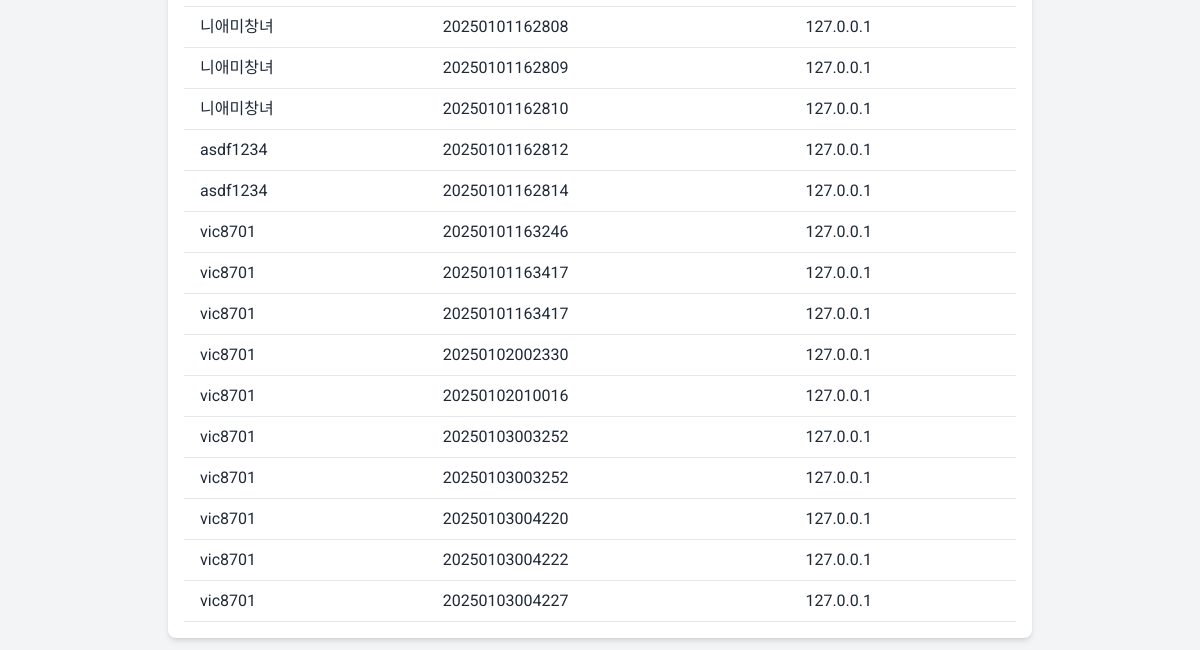
Before: /admin (signed in, lower part) with the older database file.
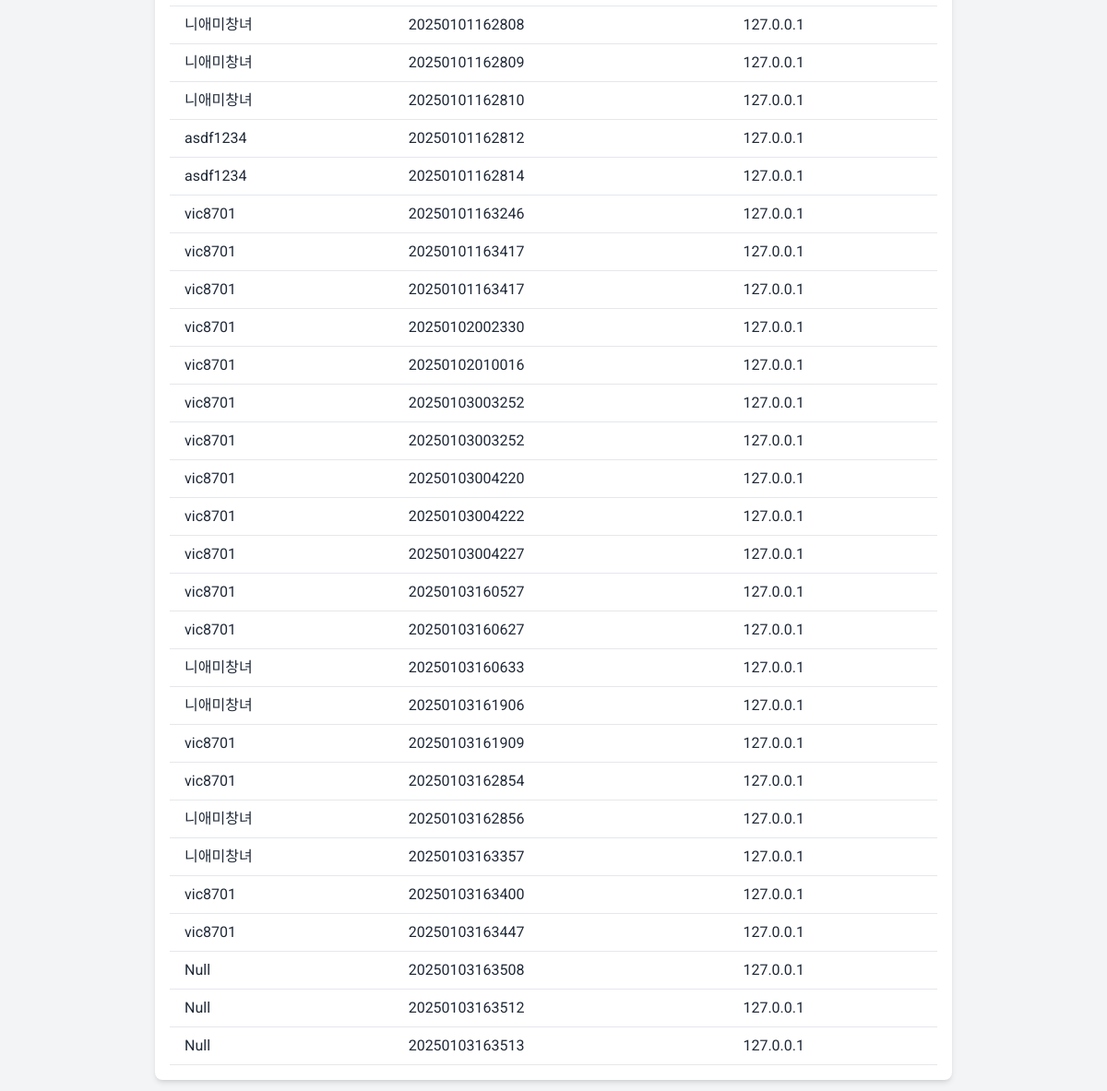
After: the same page with the newer database file.
### tables this page shows
CREATE TABLE iplogs
                        (userid text, ip text, date text);

### web.py (the view)
@app.route('/admin')
def admin_page():
    if session.get('id') is None:
        return redirect(url_for('home'))
    if not module_db.check_admin(session['id']):
        return redirect(url_for('home'))
    logs = module_db.getip_all_logs()
    return render_template('admin.html', logs=logs)

### db/module_db.py (called while the page is built)
def check_admin(id):
    conn = sqlite3.connect(db_path)
    cursor = conn.cursor()
    cursor.execute("SELECT * FROM user WHERE id=?", (id,))
    result = cursor.fetchone()
    conn.close()
    if result[5] == 1:
        return True
    else:
        return False

def getip_all_logs():
    conn = sqlite3.connect(db_path)
    cursor = conn.cursor()
    cursor.execute("SELECT * FROM iplogs")
    result = cursor.fetchall()
    conn.close()
    return result

### templates/admin.html (shortened to what this page needs)
<!DOCTYPE html>
<html lang="en">
<head>
    <script src="https://cdn.tailwindcss.com"></script>
</head>
<body class="bg-gray-100 text-gray-800">
    <div class="max-w-4xl mx-auto p-4">
        <div class="bg-white shadow-md rounded-lg p-4">
            <div class="overflow-x-auto">
                <table class="min-w-full bg-white">
                    <tbody>
                        {% for log in logs %}
                        <tr>
                            <td class="py-2 px-4 border-b border-gray-200">{{ log[0] }}</td>
                            <td class="py-2 px-4 border-b border-gray-200">{{ log[2] }}</td>
                            <td class="py-2 px-4 border-b border-gray-200">{{ log[1] }}</td>
                        </tr>
                        {% endfor %}
                    </tbody>
                </table>
            </div>
        </div>
    </div>
</body>
</html>

Changed rows visible on the page:
added iplogs: userid "vic8701", date "20250103160527", ip "127.0.0.1"
added iplogs: userid "vic8701", date "20250103160627", ip "127.0.0.1"
added iplogs: userid "니애미창녀", date "20250103160633", ip "127.0.0.1"
added iplogs: userid "니애미창녀", date "20250103161906", ip "127.0.0.1"
added iplogs: userid "vic8701", date "20250103161909", ip "127.0.0.1"
added iplogs: userid "vic8701", date "20250103162854", ip "127.0.0.1"
added iplogs: userid "니애미창녀", date "20250103162856", ip "127.0.0.1"
added iplogs: userid "니애미창녀", date "20250103163357", ip "127.0.0.1"
added iplogs: userid "vic8701", date "20250103163400", ip "127.0.0.1"
added iplogs: userid "vic8701", date "20250103163447", ip "127.0.0.1"
added iplogs: userid "Null", date "20250103163508", ip "127.0.0.1"
added iplogs: userid "Null", date "20250103163512", ip "127.0.0.1"
added iplogs: userid "Null", date "20250103163513", ip "127.0.0.1"
